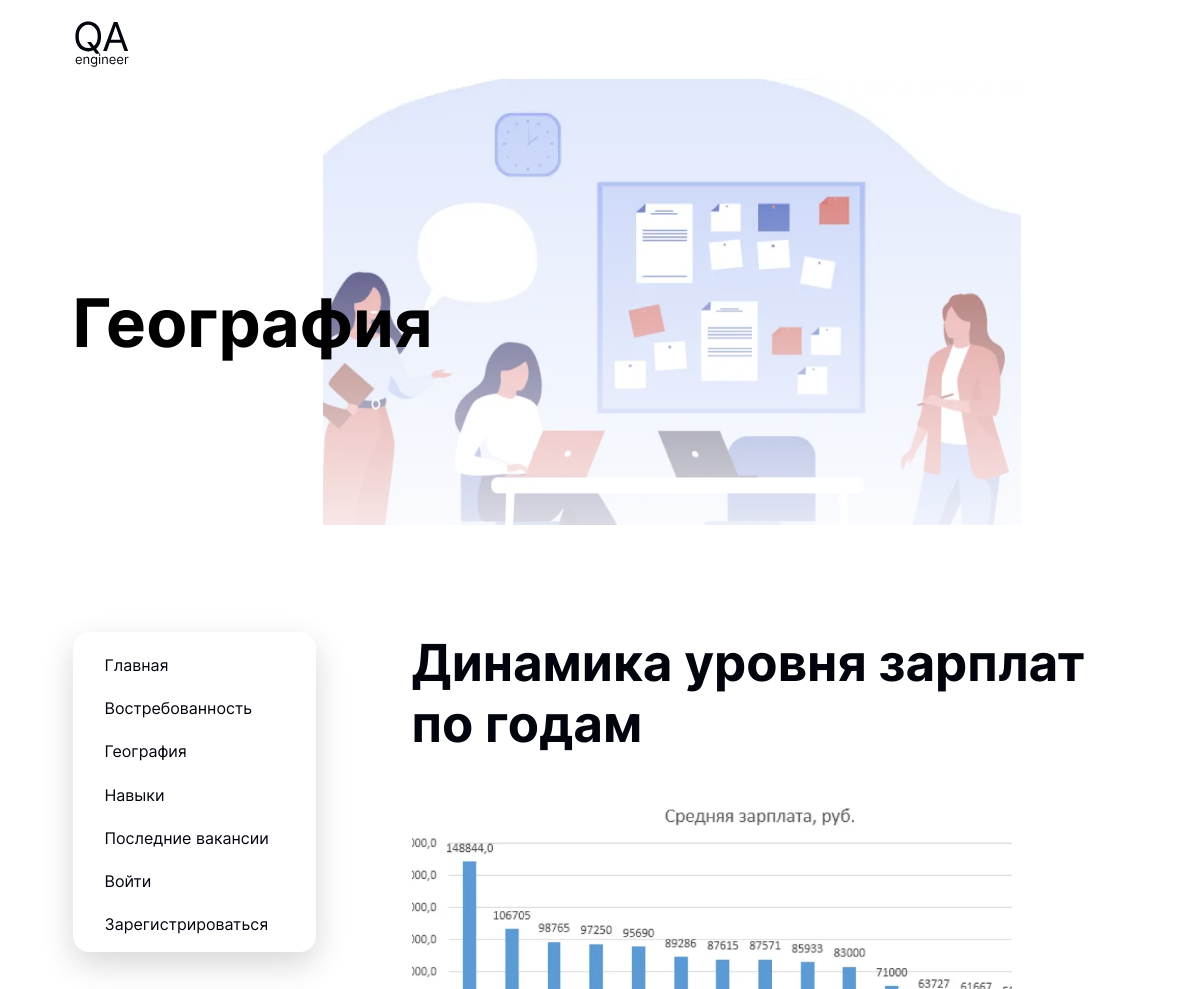
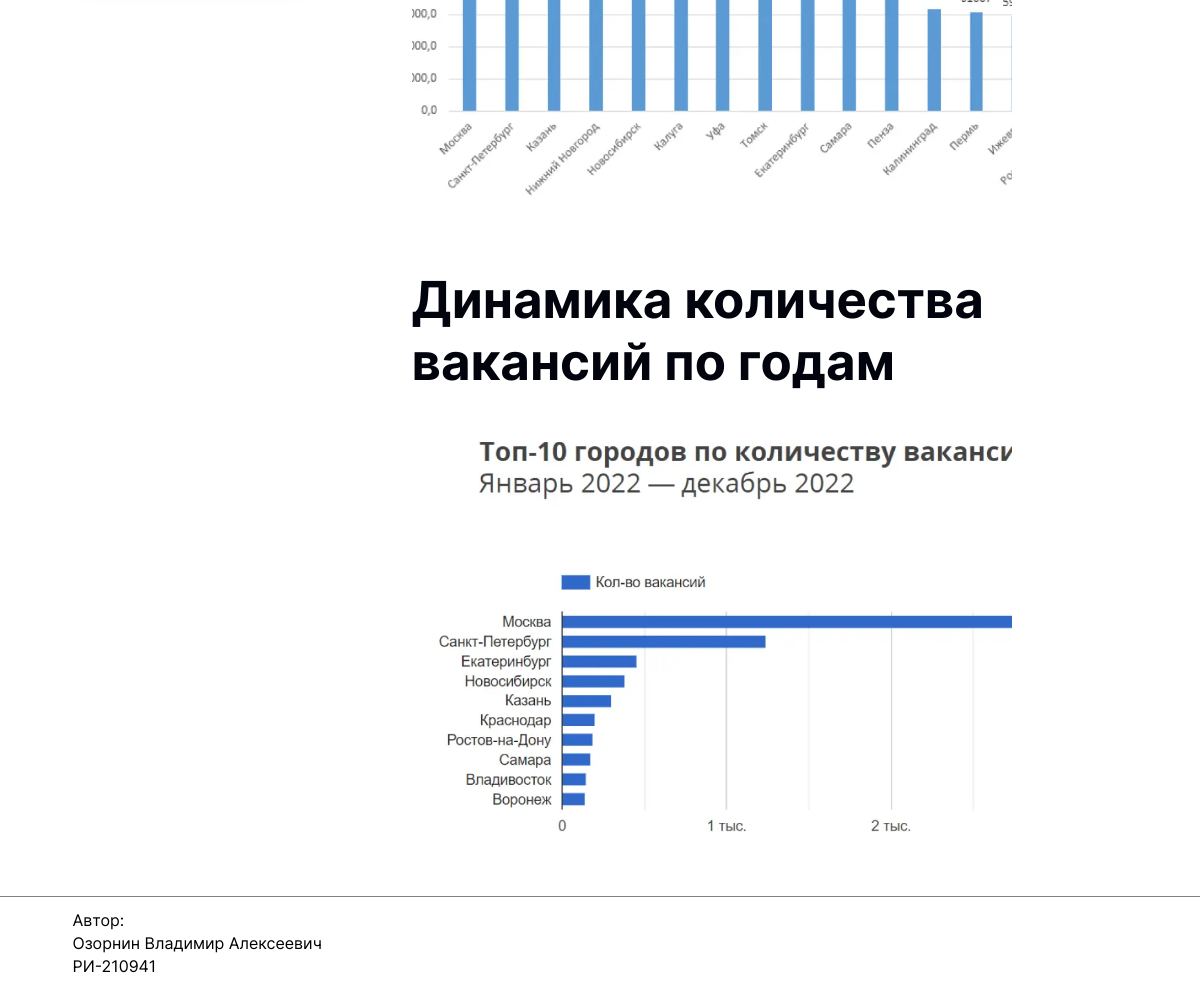
/geography, run on the app's committed database (2 pictures, top to bottom).
### qa_engineer/models.py (models this page shows, shortened)
class Post(models.Model):
    title = models.CharField(max_length=140)
    section1 = models.TextField()
    content = models.TextField()

### qa_engineer/views.py (the view)
# urls.py: path('geography', views.geography, name='geography'),
def geography(request):
    content = get_content('География')
    return render(request, 'qa_engineer/index.html', content)

### qa_engineer/views.py (called while the page is built)
def get_content(name: str):
    content = \
        {'content': Post.objects.filter(title=name).first(),
         'title': name}
    return content

### qa_engineer/templates/qa_engineer/index.html (shortened to what this page needs)
{% extends "qa_engineer/base.html" %}
{% load static %}
{% block section1 %}
    {{ content.section1|safe }}
{% endblock %}
{% block content %}
    {{ content.content|safe }}
{% endblock %}

### data on the page
Post: section1 "География", section1 (picture), content "Динамика уровня зарплат по годам Динамика количества вакансий по годам", content (picture)
